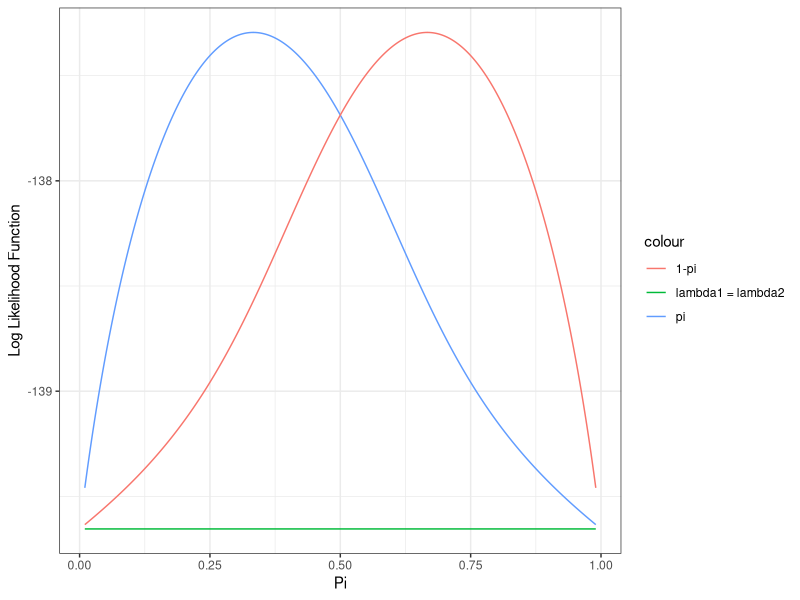
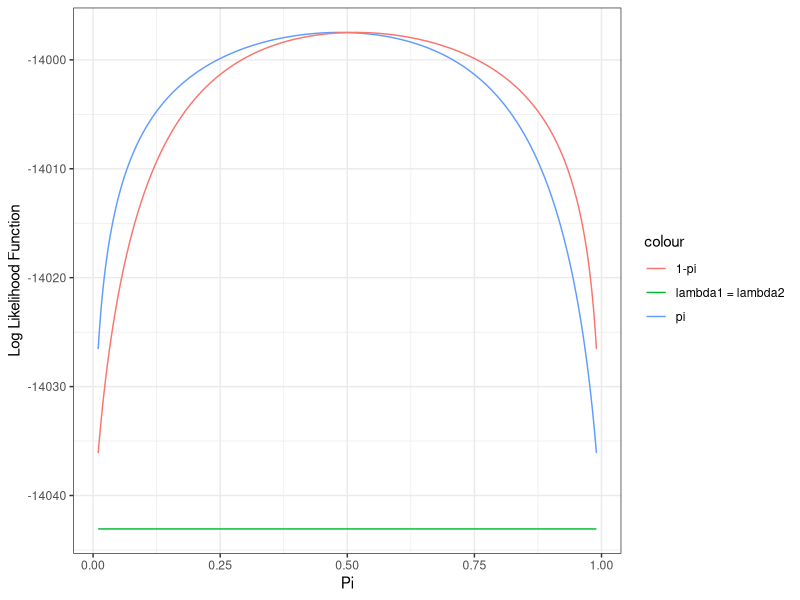

Recreate these plots in R, in order.
## ---- chunk 1
knitr::opts_chunk$set(echo = TRUE)
library(tidyverse)
## ---- chunk 2
# Define the function written by Dr. Demirtas

############################################################
#EM algorithm for univariate normal MAR example
#Written by Hakan Demirtas
############################################################
# Required arguments:
# y= incomplete univariate data, with missing values
# denoted by NA.
# start=starting values for parameters. This should be a
# list with two components: mu and sigma
#
# Optional arguments:
# maxits=maximum number of iterations
# eps=convergence criterion
#
# Output:
# This function returns a list with the following components:
# theta=final parameter estimates
# iter=how many iterations were performed
# cvgd=logical value indicating whether it converged or not.
# loglik= vector of length ``iter'' giving the observed-data
# log-likelihood at each iteration
##############################################################

univariate.normal.em.demirtas<-function(y, start, maxits=500, eps=0.000001){
  newmu<-start$mu ; newsigma2<-start$sigma2 ; n<-length(y)
  w<-!is.na(y) ; yobs<-y[w] ; nobs<-length(yobs) ; nmis<-n-nobs
  loglik<-numeric(maxits) ; iter<-0 ; cvgd<-F
  
  while ((iter<maxits)&(!cvgd)){
  iter<-iter+1 ; mu<-newmu ; sigma2<-newsigma2
  # EVALUATE OBSERVED-DATA-LIKELIHOOD
  ll<--(nobs/2)*log(sigma2)-1/(2*sigma2)*sum((yobs-mu)^2)
  loglik[iter]<-ll
  # E-STEP
  ET1<-sum(yobs)+nmis*mu
  ET2<-sum(yobs^2)+nmis*(sigma2+mu^2)
  # M-STEP
  newmu<-ET1/n
  newsigma2<-(ET2/n)-newmu^2
  # ASSESS CONVERGENCE
  cvgd<-(abs(newmu-mu)<=eps*abs(mu)) & (abs(newsigma2-sigma2)<=eps*abs(sigma2))}
  
  theta<-list(mu=newmu, sigma2=newsigma2)
  loglik<-loglik[1:iter]
  result<-list(theta=theta, iter=iter, cvgd=cvgd,loglik=loglik)
  result}

## ---- chunk 3
# Import data
data = c(50.1, 39.8, 46.4, NA, NA, 31.2, 50.0, 49.6, 48.7, 49.7, 53.4, 62.1, NA)

# Convergence criteria
eps = c(0.001, 0.0001, 0.00001, 0.000001)

# Calculate the sample mean and sample variance (only observed data)
mu = mean(data, na.rm = T); mu
sigma2 = sum((data[!is.na(data)] - mu)^2)/length(data[!is.na(data)]); sigma2

# Use the result to be the starting values
start1 = list(mu = 48.1, sigma2 = 59.426)

# Try resonable starting value
start2 = list(mu = 50, sigma2 = 60)

# Try some crazy starting values
start3 = list(mu = 0, sigma2 = 10)
start4 = list(mu = 1000, sigma2 = 1000)
start5 = list(mu = 10000, sigma2 = 21000)

# Create variables to store results
mu_result = numeric(20)
sigma2_result = numeric(20)
iteration = numeric(20)
log_like = numeric(20)

# Start iterations and try 4 different convergence criteria 
for (i in 1:4) {
  # At each iteration, try different starting values
  EM1 = univariate.normal.em.demirtas(data, start1, eps = eps[i])
  mu_result[i] = EM1$theta$mu
  sigma2_result[i] = EM1$theta$sigma2
  iteration[i] = EM1$iter
  log_like[i] = EM1$loglik[EM1$iter]
  
  
  EM2 = univariate.normal.em.demirtas(data, start2, eps = eps[i])
  mu_result[i+4] = EM2$theta$mu
  sigma2_result[i+4] = EM2$theta$sigma2
  iteration[i+4] = EM2$iter
  log_like[i+4] = EM2$loglik[EM2$iter]
  
  
  EM3 = univariate.normal.em.demirtas(data, start3, eps = eps[i])
  mu_result[i+8] = EM3$theta$mu
  sigma2_result[i+8] = EM3$theta$sigma2
  iteration[i+8] = EM3$iter
  log_like[i+8] = EM3$loglik[EM3$iter]
  
  
  EM4 = univariate.normal.em.demirtas(data, start4, eps = eps[i])
  mu_result[i+12] = EM4$theta$mu
  sigma2_result[i+12] = EM4$theta$sigma2
  iteration[i+12] = EM4$iter
  log_like[i+12] = EM4$loglik[EM4$iter]
  
  
  EM5 = univariate.normal.em.demirtas(data, start5, eps = eps[i])
  mu_result[i+16] = EM5$theta$mu
  sigma2_result[i+16] = EM5$theta$sigma2
  iteration[i+16] = EM5$iter
  log_like[i+16] = EM5$loglik[EM5$iter]
}

# Sort the results
convergence_criteria = rep(eps, 5)
start_mu = c(rep(start1$mu, 4), rep(start2$mu, 4), rep(start3$mu, 4), rep(start4$mu, 4), rep(start5$mu, 4))
start_sigma2 = c(rep(start1$sigma2, 4), rep(start2$sigma2, 4), rep(start3$sigma2, 4), rep(start4$sigma2, 4), rep(start5$sigma2, 4))
result_table = cbind(convergence_criteria, start_mu, start_sigma2, mu_result, sigma2_result, iteration, log_like) %>% as.data.frame()

result_table %>% knitr::kable()
## ---- chunk 4
# Create a new dataset
set.seed(1029)
data_new = rnorm(13, mean = 48.1, sqrt(59.426))

# Randomly choose 3 data points to be missing
missing = sample(1:13, size = 3, replace = F); missing
data_new[missing] = NA; data_new

# Calculate the sample mean and sample variance from the new dataset
mu = mean(data_new, na.rm = T); mu
sigma2 = sum((data_new[!is.na(data_new)] - mu)^2)/length(data_new[!is.na(data_new)]); sigma2

# Use the new dataset to run EM method again
start_new = list(mu = mu, sigma2 = sigma2); start_new
start_new2 = list(mu = 0, sigma2 = 100); start_new2
univariate.normal.em.demirtas(data_new, start_new)
univariate.normal.em.demirtas(data_new, start_new2)
## ---- chunk 5
# Create a new dataset
set.seed(1029)
data_new = rnorm(13, mean = 48.1, sqrt(59.426))

# Randomly choose 3 data points to be missing
missing = sample(1:13, size = 6, replace = F); missing
data_new[missing] = NA; data_new

# Calculate the sample mean and sample variance from the new dataset
mu = mean(data_new, na.rm = T); mu
sigma2 = sum((data_new[!is.na(data_new)] - mu)^2)/length(data_new[!is.na(data_new)]); sigma2

# Use the new dataset to run EM method again
start_new = list(mu = mu, sigma2 = sigma2); start_new
start_new2 = list(mu = 0, sigma2 = 100); start_new2

univariate.normal.em.demirtas(data_new, start_new)
univariate.normal.em.demirtas(data_new, start_new2)
## ---- chunk 6
mu_result = vector()
sigma2_result = vector()
set.seed(1029)
for (i in 1:1000) {
  data_new = rnorm(13, 48.1, sqrt(59.426))
  mis = sample(1:13, 3, replace = F)
  data_new[mis] = NA; data_new

  mu = mean(data_new, na.rm = T)
  sigma2 = sum((data_new[!is.na(data_new)] - mu)^2)/length(data_new[!is.na(data_new)])
  start_new = list(mu = mu, sigma2 = sigma2)
  result = univariate.normal.em.demirtas(data_new, start_new)
  theta = result$theta
  mu_result[i] = theta$mu
  sigma2_result[i] = theta$sigma2
}

mean(mu_result)
sd(mu_result)
mean(sigma2_result)
sd(sigma2_result)
## ---- chunk 7
# Add two additional steps in the previous EM function
univariate.normal.em.demirtas_new = function(y, start, maxits=500, eps=0.000001){
  newmu<-start$mu ; newsigma2<-start$sigma2 ; n<-length(y)
  w<-!is.na(y) ; yobs<-y[w] ; nobs<-length(yobs) ; nmis<-n-nobs
  loglik<-numeric(maxits) ; iter<-0 ; cvgd<-F
  mut = c()
  sigma2t = c()
  cat(paste("Performing iterations of EM...","\n"))
  
  while ((iter<maxits)&(!cvgd)){
  iter<-iter+1 ; mu<-newmu ; sigma2<-newsigma2
  # EVALUATE OBSERVED-DATA-LIKELIHOOD
  ll<--(nobs/2)*log(sigma2)-1/(2*sigma2)*sum((yobs-mu)^2)
  loglik[iter]<-ll
  # E-STEP
  ET1<-sum(yobs)+nmis*mu
  ET2<-sum(yobs^2)+nmis*(sigma2+mu^2)
  # M-STEP
  newmu<-ET1/n
  newsigma2<-(ET2/n)-newmu^2
  
  # Record parameter theta_t
  mut[iter] = newmu
  sigma2t[iter] = newsigma2
  
  # ASSESS CONVERGENCE
  cvgd<-(abs(newmu-mu)<=eps*abs(mu)) & (abs(newsigma2-sigma2)<=eps*abs(sigma2))}
  
  # Adding two additional steps
  for (i in 1:2) {
    iter = iter + 1
    mu = newmu
    sigma2 = newsigma2
    # EVALUATE OBSERVED-DATA-LIKELIHOOD
    ll<--(nobs/2)*log(sigma2)-1/(2*sigma2)*sum((yobs-mu)^2)
    loglik[iter]<-ll
    # E-STEP
    ET1<-sum(yobs)+nmis*mu
    ET2<-sum(yobs^2)+nmis*(sigma2+mu^2)
    # M-STEP
    newmu<-ET1/n
    newsigma2<-(ET2/n)-newmu^2
  
    # Record parameter theta_t
    mut[iter] = newmu
    sigma2t[iter] = newsigma2
  }
  cat(paste("Done!","\n"))
  theta<-list(mu=mut, sigma2=sigma2t)
  loglik<-loglik[1:iter]
  result<-list(theta=theta, iter=iter, cvgd=cvgd,loglik=loglik)
  result}

# Calculate the elementwise rate of convergence
# Because we added two steps, t-1 will be the step that we get the convergence
rate_cal = function(theta) {
  rate = c()
  t = length(theta)
  for (i in 2:t-1) {
    rate[i] = (theta[i+1]-theta[i])/(theta[i]-theta[i-1])
  }
  return(rate)
}
## ---- chunk 8
# Create the dataset, normally distributed with mean 50 and sd 10
set.seed(1029)
data_2 = rnorm(100, 50, 5)
mis = sample(1:100, size = 90, replace = F)
data_2[mis] = NA

# Calculate the sample mean and sample variance
mu = mean(data_2, na.rm = T); mu
sigma2 = sum((data_2[!is.na(data_2)] - mu)^2)/length(data_2[!is.na(data_2)]); sigma2

# Set starting values
start_value = list(mu = mu, sigma2 = 10); start_value

# Run EM function
result_question2 = univariate.normal.em.demirtas_new(data_2, start_value)
mu_result = result_question2$theta$mu
sigma2_result = result_question2$theta$sigma2

# Calculate the convergence rate for mu
rate_cal(mu_result)

# Calculate the convergence rate for sigma2
rate_cal(sigma2_result)
## ---- chunk 9
start_value = list(mu = 0, sigma2 = 0)

# Run EM function
result_question2 = univariate.normal.em.demirtas_new(data_2, start_value)
mu_result = result_question2$theta$mu
sigma2_result = result_question2$theta$sigma2

# Calculate the convergence rate for mu
rate_cal(mu_result)

# Calculate the convergence rate for sigma2
rate_cal(sigma2_result)
## ---- chunk 10
# Import dataset
mixture = read.table(file = "./mixture.dat")
data3 = t(mixture)
data3 = as.vector(data3)
## ---- chunk 11
###########################################################
# EM algorithm for two-part mixture of exponentials
# Written by Hakan Demirtas
# startval should be a list with three components:
# pi=mixing proportion
# lambda1=reciprocal mean of the first component
# lambda1=reciprocal mean of the second component
###########################################################
# The function below allows us that pi can be fixed
# to a specific value to perform constrained estimation.
em.exponential.mixture<-function(y, startval, maxits=10000, eps=0.00001, pi.fix){
  n<-length(y) ; newtheta<-startval
  if(!missing(pi.fix)) newtheta$pi<-pi.fix
  iter<-0
  converged<-F
  loglik<-numeric(maxits)
  while((!converged)&(iter<maxits)){
    iter<-iter+1
    theta<-newtheta
    
    # DO E-STEP
    pix<-theta$pi
    lambda1<-theta$lambda1
    lambda2<-theta$lambda2
    num<-pix*lambda1*exp(-lambda1*y)
    denom<-num+(1-pix)*lambda2*exp(-lambda2*y)
    delta<-num/denom # parameter for the Bernoulli distribution
    T1<-sum(delta) ; T2<-sum(delta*y) ; T3<-sum(y)
    loglik[iter]<-sum(log(denom))
    
    # DO M-STEP
    if (missing(pi.fix)) pix<-T1/n
    lambda1<-T1/T2
    lambda2<-(n-T1)/(T3-T2)
    newtheta<-list(pix=pix, lambda1=lambda1, lambda2=lambda2)
    
    # ASSESS CONVERGENCE
    old<-c(theta$pi, theta$lambda1, theta$lambda2)
    new<-c(newtheta$pi, newtheta$lambda1, newtheta$lambda2)
    converged<-all(abs(old-new)<=eps*abs(old))}
    loglik<-loglik[1:iter]
    list(theta=newtheta,iter=iter, converged=converged, loglik=loglik)}
## ---- chunk 12
start1 = list(pi = 0.3, lambda1 = 1, lambda2 = 0.5)
start2 = list(pi = 0.7, lambda1 = 0.5, lambda2 = 1)
em.exponential.mixture(data3, start1, eps = 0.0000001)
em.exponential.mixture(data3, start2, eps = 0.0000001)
## ---- chunk 13
pi_range = seq(0.01, 0.99, 0.001)
start3 = list(pi = 0.5, lambda1 = 0.75, lambda2 = 0.75)

logL1 = numeric(length(pi_range))
logL2 = numeric(length(pi_range))
logL3 = numeric(length(pi_range))
for (i in 1:length(pi_range)) {
  result1 = em.exponential.mixture(data3, start1, eps = 0.000001, pi.fix = pi_range[i])
  result2 = em.exponential.mixture(data3, start2, eps = 0.000001, pi.fix = pi_range[i])
  result3 = em.exponential.mixture(data3, start3, eps = 0.000001, pi.fix = pi_range[i])
  conv_n1 = result1$iter
  conv_n2 = result2$iter
  conv_n3 = result3$iter
  logL1[i] = result1[[4]][conv_n1]
  logL2[i] = result2[[4]][conv_n2]
  logL3[i] = result3[[4]][conv_n3]
}

plot_table = cbind(pi_range, logL1, logL2, logL3) %>% as.data.frame()
plot_table %>% 
  ggplot(aes(x = pi_range)) + 
  geom_line(aes(y = logL1, colour = "pi")) +
  geom_line(aes(y = logL2, colour = "1-pi")) +
  geom_line(aes(y = logL3, colour = "lambda1 = lambda2")) +
  theme_bw() + labs(
    x = "Pi",
    y = "Log Likelihood Function"
  )
  
## ---- chunk 14
# Find the 95% confidence interval for pi using inverting likelihood ratio test
pi_CI = function(start, y) {
  pi.grid = seq(0.01, 0.99, 0.01)
  global = em.exponential.mixture(y, start, maxits = 10000, eps = 0.00001)
  n_iter_result = global$iter
  llmax = global[[4]][n_iter_result] # log likelihood for theta hat
  loglik = numeric(length(pi.grid)) # results vector for log likelihood of theta tilde
  
  # Calculate log likelihood function for each fixed pi value
  for (i in 1:length(pi.grid)) {
    temp = em.exponential.mixture(y, start, maxits = 10000, eps = 0.00001, pi.fix = pi.grid[i])
    n_iter = temp[[2]]
    loglik[i] = temp[[4]][n_iter]
  } 
  
  # Calculate the 95% CI for pi
  range(pi.grid[loglik+1.92 >= llmax])
}

# CI for pi
start = list(pi = 0.5, lambda1 = 1, lambda2 = 0.5)
pi_CI(start, data3)

# CI for 1-pi
start2 = list(pi = 0.5, lambda1 = 0.5, lambda2 = 1)
pi_CI(start2, data3)

# CI for pi when lambda1 = lambda2
start3 = list(pi = 0.5, lambda1 = 1, lambda2 = 1)
pi_CI(start3, data3)
## ---- chunk 15
# Import dataset
data5 = read.table(file = "mixture10000.dat") %>% t() %>% as.vector()
## ---- chunk 16
start1 = list(pi = 0.5, lambda1 = 0.5, lambda2 = 2)
start2 = list(pi = 0.5, lambda1 = 1, lambda2 = 0.5)

# Revise function so that the result won't show the log likelihood
em.exponential.mixture_new<-function(y, startval, maxits=10000, eps=0.00001, pi.fix){
  n<-length(y) ; newtheta<-startval
  if(!missing(pi.fix)) newtheta$pi<-pi.fix
  iter<-0
  converged<-F
  loglik<-numeric(maxits)
  while((!converged)&(iter<maxits)){
    iter<-iter+1
    theta<-newtheta
    
    # DO E-STEP
    pix<-theta$pi
    lambda1<-theta$lambda1
    lambda2<-theta$lambda2
    num<-pix*lambda1*exp(-lambda1*y)
    denom<-num+(1-pix)*lambda2*exp(-lambda2*y)
    delta<-num/denom # parameter for the Bernoulli distribution
    T1<-sum(delta) ; T2<-sum(delta*y) ; T3<-sum(y)
    loglik[iter]<-sum(log(denom))
    
    # DO M-STEP
    if (missing(pi.fix)) pix<-T1/n
    lambda1<-T1/T2
    lambda2<-(n-T1)/(T3-T2)
    newtheta<-list(pix=pix, lambda1=lambda1, lambda2=lambda2)
    
    # ASSESS CONVERGENCE
    old<-c(theta$pi, theta$lambda1, theta$lambda2)
    new<-c(newtheta$pi, newtheta$lambda1, newtheta$lambda2)
    converged<-all(abs(old-new)<=eps*abs(old))}
    loglik<-loglik[1:iter]
    list(theta=newtheta,iter=iter, converged=converged)}

em.exponential.mixture_new(data5, start1)
em.exponential.mixture_new(data5, start2)
## ---- chunk 17
# Add codes to previous function to calculate first derivatives at mode
em.exponential.mixture_first_der <-function(y, startval, maxits=10000, eps=0.00001, pi.fix){
  n<-length(y) ; newtheta<-startval
  if(!missing(pi.fix)) newtheta$pi<-pi.fix
  iter<-0
  converged<-F
  loglik<-numeric(maxits)
  while((!converged)&(iter<maxits)){
    iter<-iter+1
    theta<-newtheta
    
    # DO E-STEP
    pix<-theta$pi
    lambda1<-theta$lambda1
    lambda2<-theta$lambda2
    num<-pix*lambda1*exp(-lambda1*y)
    denom<-num+(1-pix)*lambda2*exp(-lambda2*y)
    delta<-num/denom # parameter for the Bernoulli distribution
    T1<-sum(delta) ; T2<-sum(delta*y) ; T3<-sum(y)
    loglik[iter]<-sum(log(denom))
    
    # DO M-STEP
    if (missing(pi.fix)) pix<-T1/n
    lambda1<-T1/T2
    lambda2<-(n-T1)/(T3-T2)
    num<-pix*lambda1*exp(-lambda1*y)
    denom<-num+(1-pix)*lambda2*exp(-lambda2*y)
    delta<-num/denom # parameter for the Bernoulli distribution
    newtheta<-list(pix=pix, lambda1=lambda1, lambda2=lambda2)
    
    # ASSESS CONVERGENCE
    old<-c(theta$pi, theta$lambda1, theta$lambda2)
    new<-c(newtheta$pi, newtheta$lambda1, newtheta$lambda2)
    converged<-all(abs(old-new)<=eps*abs(old))}
    loglik<-loglik[1:iter]
    list(theta=newtheta,iter=iter, converged=converged)
    
    # Calculate first derivative
    lambda1 = newtheta$lambda1
    lambda2 = newtheta$lambda2
    pi = newtheta$pi
    pi.first_der = sum((delta-newtheta$pi)/(newtheta$pi*(1-newtheta$pi)))
    lambda1.first.der = sum(delta * ( 1/newtheta$lambda1 - y))
    lambda2.first.der = sum((1 - delta) * (1/lambda2 - y))
    
    list(theta=newtheta,iter=iter, converged=converged,
         first.der = c(pi = pi.first_der, lambda1 = lambda1.first.der, lambda2 = lambda2.first.der))
}
## ---- chunk 18
em.exponential.mixture_first_der(data5, start1)
## ---- chunk 19
em.exponential.mixture_first_der(data5, start2)
## ---- chunk 20
em.exponential.mixture_sec_der <-function(y, startval, maxits=10000, eps=0.00001, pi.fix){
  n<-length(y) ; newtheta<-startval
  if(!missing(pi.fix)) newtheta$pi<-pi.fix
  iter<-0
  converged<-F
  loglik<-numeric(maxits)
  
  # Create a matrix to store values of second derivatives
  sec_mat = diag(length(startval))
  while((!converged)&(iter<maxits)){
    iter<-iter+1
    theta<-newtheta
    
    # DO E-STEP
    pix<-theta$pi
    lambda1<-theta$lambda1
    lambda2<-theta$lambda2
    num<-pix*lambda1*exp(-lambda1*y)
    denom<-num+(1-pix)*lambda2*exp(-lambda2*y)
    delta<-num/denom # parameter for the Bernoulli distribution
    T1<-sum(delta) ; T2<-sum(delta*y) ; T3<-sum(y)
    loglik[iter]<-sum(log(denom))
    
    # DO M-STEP
    if (missing(pi.fix)) pix<-T1/n
    lambda1<-T1/T2
    lambda2<-(n-T1)/(T3-T2)
    num<-pix*lambda1*exp(-lambda1*y)
    denom<-num+(1-pix)*lambda2*exp(-lambda2*y)
    delta<-num/denom # parameter for the Bernoulli distribution
    newtheta<-list(pix=pix, lambda1=lambda1, lambda2=lambda2)
    
    # ASSESS CONVERGENCE
    old<-c(theta$pi, theta$lambda1, theta$lambda2)
    new<-c(newtheta$pi, newtheta$lambda1, newtheta$lambda2)
    converged<-all(abs(old-new)<=eps*abs(old))}
    loglik<-loglik[1:iter]
    list(theta=newtheta,iter=iter, converged=converged)
    
    # Calculate first derivative
    lambda1 = newtheta$lambda1
    lambda2 = newtheta$lambda2
    pi = newtheta$pi
    pi.first_der = sum((delta-newtheta$pi)/(newtheta$pi*(1-newtheta$pi)))
    lambda1.first.der = sum(delta * ( 1/newtheta$lambda1 - y))
    lambda2.first.der = sum((1 - delta) * (1/lambda2 - y))
    
    # Calculate second derivative
    sec_mat[1,1] = sum(-(delta - pi)^2/(pi^2*(1-pi)^2))
    sec_mat[1,2] = sum( delta * (1 - delta)/(pi * (1 - pi)) * (1/lambda1 - y))
    sec_mat[1,3] = sum( -delta * (1 - delta)/(pi * (1 - pi)) * (1/lambda2 - y))
    sec_mat[2,2] = sum( delta * (-1/lambda1^2) + delta * (1 - delta) * (1/lambda1 - y)^2)
    sec_mat[3,3] = sum( (1-delta)* (-1/lambda2^2) + delta * (1 - delta)*(1/lambda2 - y)^2)
    sec_mat[2,3] = sum( -delta*(1 - delta) * (1/lambda1 - y)*(1/lambda2 - y))
    sec_mat[2,1] = sec_mat[1,2]
    sec_mat[3,1] = sec_mat[1,3]
    sec_mat[3,2] = sec_mat[2,3]
    
    # Calculate the standard errors
    se_pi = sqrt(-1/sec_mat[1,1])
    se_lambda1 = sqrt(-1/sec_mat[2,2])
    se_lambda2 = sqrt(-1/sec_mat[3,3])
    
    # Calculate 95% CI for ML estimates
    CI_pi = pi + c(-1.96*se_pi, 1.96*se_pi)
    CI_lambda1 = lambda1 + c(-1.96*se_lambda1, 1.96*se_lambda1)
    CI_lambda2 = lambda2 + c(-1.96*se_lambda2, 1.96*se_lambda2)
    
    list(theta=newtheta,iter=iter, converged=converged,
         first.der = c(pi = pi.first_der, lambda1 = lambda1.first.der, lambda2 = lambda2.first.der),
         sec.der_matrix = sec_mat,
         SE = c(pi = se_pi, lambda1 = se_lambda1, lambda2 = se_lambda2),
         CI = list(pi = CI_pi, lambda1 = CI_lambda1, lambda2 = CI_lambda2))
}
## ---- chunk 21
start1 = list(pi = 0.5, lambda1 = 0.5, lambda2 = 2)
start2 = list(pi = 0.5, lambda1 = 2, lambda2 = 0.5)
em.exponential.mixture_sec_der(data5, start1)
## ---- chunk 22
em.exponential.mixture_sec_der(data5, start2)
## ---- chunk 23
pi_range = seq(0.01, 0.99, 0.001)
start3 = list(pi = 0.5, lambda1 = 0.75, lambda2 = 0.75)

logL1 = numeric(length(pi_range))
logL2 = numeric(length(pi_range))
logL3 = numeric(length(pi_range))
for (i in 1:length(pi_range)) {
  result1 = em.exponential.mixture(data5, start1, eps = 0.000001, pi.fix = pi_range[i])
  result2 = em.exponential.mixture(data5, start2, eps = 0.000001, pi.fix = pi_range[i])
  result3 = em.exponential.mixture(data5, start3, eps = 0.000001, pi.fix = pi_range[i])
  conv_n1 = result1$iter
  conv_n2 = result2$iter
  conv_n3 = result3$iter
  logL1[i] = result1[[4]][conv_n1]
  logL2[i] = result2[[4]][conv_n2]
  logL3[i] = result3[[4]][conv_n3]
}

plot_table = cbind(pi_range, logL1, logL2, logL3) %>% as.data.frame()
plot_table %>% 
  ggplot(aes(x = pi_range)) + 
  geom_line(aes(y = logL1, colour = "pi")) +
  geom_line(aes(y = logL2, colour = "1-pi")) +
  geom_line(aes(y = logL3, colour = "lambda1 = lambda2")) +
  theme_bw() + labs(
    x = "Pi",
    y = "Log Likelihood Function"
  )
## ---- chunk 24
# Find the 95% confidence interval for pi using inverting likelihood ratio test
# CI for pi
start = list(pi = 0.5, lambda1 = 1, lambda2 = 0.5)
pi_CI(start, data5)

# CI for 1-pi
start2 = list(pi = 0.5, lambda1 = 0.5, lambda2 = 1)
pi_CI(start2, data5)

# CI for pi when lambda1 = lambda2
start3 = list(pi = 0.5, lambda1 = 1, lambda2 = 1)
pi_CI(start3, data5)
## ---- chunk 25
# Define the function for question 6
EM_q6 = function(start, x, maxits = 500, eps = 0.000001, indep = F, homo = F) {
  
  newtheta11 = start$theta11
  newtheta12 = start$theta12
  newtheta21 = start$theta21
  newtheta22 = start$theta22
  
  x11 = x[1,1]; x12 = x[1,2]; x21 = x[2,1]; x22 = x[2,2]
  x1B = x[1,3]; x2B = x[2,3]; xC1 = x[3,1]; xC2 = x[3,2]
  
  n = sum(x) - x[3,3]
  
  iter = 0
  loglik = numeric(maxits)
  cvgd = F
  
  while ((iter<maxits)&(!cvgd)) {
    
    iter = iter+1
    theta11 = newtheta11
    theta12 = newtheta12
    theta21 = newtheta21
    theta22 = newtheta22
    
    theta_1 = theta11 + theta21
    theta_2 = theta12 + theta22
    theta1_ = theta11 + theta12
    theta2_ = theta21 + theta22
    
    # Evalueate ovserved data likelihood
    la = x11*log(theta11) + x12*log(theta12) + x21*log(theta21) + x22*log(theta22)
    lb = x1B*log(theta1_) + x2B*log(theta2_)
    lc = xC1*log(theta_1) + xC2*log(theta_2)
    ll = la + lb + lc
    loglik[iter] = ll
    
    # E-step
    ET11 = x11 + x1B*(theta11/theta1_) + xC1*(theta11/theta_1)
    ET12 = x12 + x1B*(theta12/theta1_) + xC2*(theta12/theta_2)
    ET21 = x21 + x2B*(theta21/theta2_) + xC1*(theta21/theta_1)
    ET22 = x22 + x2B*(theta22/theta2_) + xC2*(theta22/theta_2)
    
    # M-step
    if(!indep & !homo) {
      newtheta11 = (ET11)/n
      newtheta12 = (ET12)/n
      newtheta21 = (ET21)/n
      newtheta22 = (ET22)/n
    }
    
    if(indep) {
      newtheta11 = (ET11+ET12)*(ET11+ET21)/n^2
      newtheta12 = (ET11+ET12)*(ET12+ET22)/n^2
      newtheta21 = (ET21+ET22)*(ET11+ET21)/n^2
      newtheta22 = (ET21+ET22)*(ET12+ET22)/n^2
    }
    
    if(homo) {
      newtheta11 = (ET11)/n
      newtheta12 = (ET12+ET21)/(2*n)
      newtheta21 = (ET21+ET12)/(2*n)
      newtheta22 = (ET22)/n
    }
    
    # Assess convergence
    cvgd = (abs(newtheta11-theta11)) <= eps*abs(theta11) &
           (abs(newtheta12-theta12)) <= eps*abs(theta12) &
           (abs(newtheta21-theta21)) <= eps*abs(theta21) &
           (abs(newtheta22-theta22)) <= eps*abs(theta22) 
  }
  
  theta = list(theta11 = newtheta11, theta12 = newtheta12,
               theta21 = newtheta21, theta22 = newtheta22)
  loglik = loglik[1:iter]
  result = list(theta = theta, iter = iter, cvgd = cvgd, loglik = loglik)
  
  return(result)
}

# Import data
x = matrix(c(392, 55, 33, 
             76, 38, 9,
             31, 7, 115), byrow = T, ncol = 3)
## ---- chunk 26
theta = list(theta11 = 0.25, theta12 = 0.25, theta21 = 0.25, theta22 = 0.25)
EM_q6(theta, x)
## ---- chunk 27
EM_q6(theta, x, indep = T)
## ---- chunk 28
EM_q6(theta, x, homo = T)
1-pchisq(3.4964, 1)
